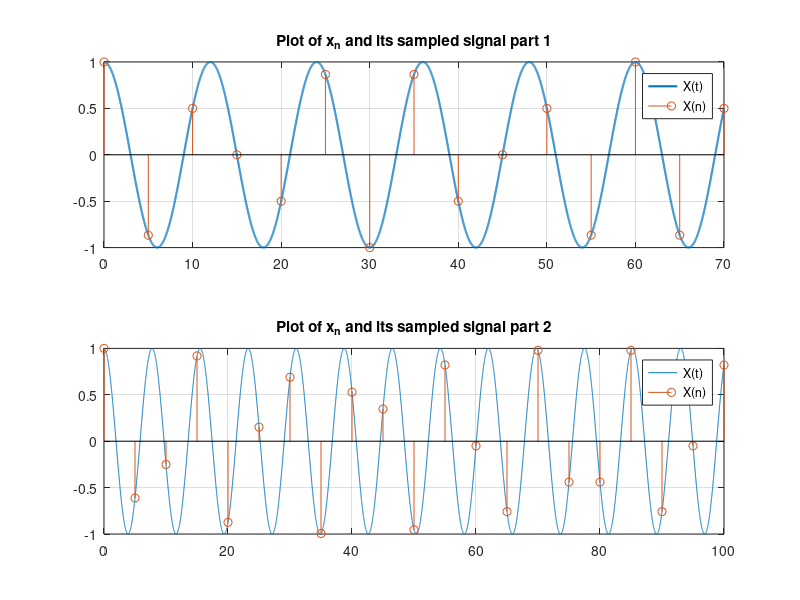

MATLAB code to generate this figure:
% sampling frequency 
Ts = 5;

% part 1

% t to plot continuous time signals
t1 = 0:0.01:70;
% n = KTs
n1 = 0:Ts:70;

% generate X(t)
xt1 = cos(t1*2*pi/12);
% generate X(n) 
xn1 = cos(n1*2*pi/12);

% part 2

% t to plot continuous time signals
t2 = 0:0.01:100;
% n = KTs
n2 = 0:Ts:100;

% generate X(t)
xt2 = cos(t2*8*pi/31);
% generate X(n) 
xn2 = cos(n2*8*pi/31);

% Plot both signals in subplots
figure;

% Subplot 1
subplot(2,1,1);
plot(t1,xt1,'linewidth',1.5);
hold on;
stem(n1,xn1);
grid on;
title('Plot of x_n and its sampled signal part 1')
legend('X(t)','X(n)');

% Subplot 2
subplot(2,1,2);
plot(t2,xt2);
hold on;
stem(n2,xn2);
grid on;
title('Plot of x_n and its sampled signal part 2')
legend('X(t)','X(n)');
